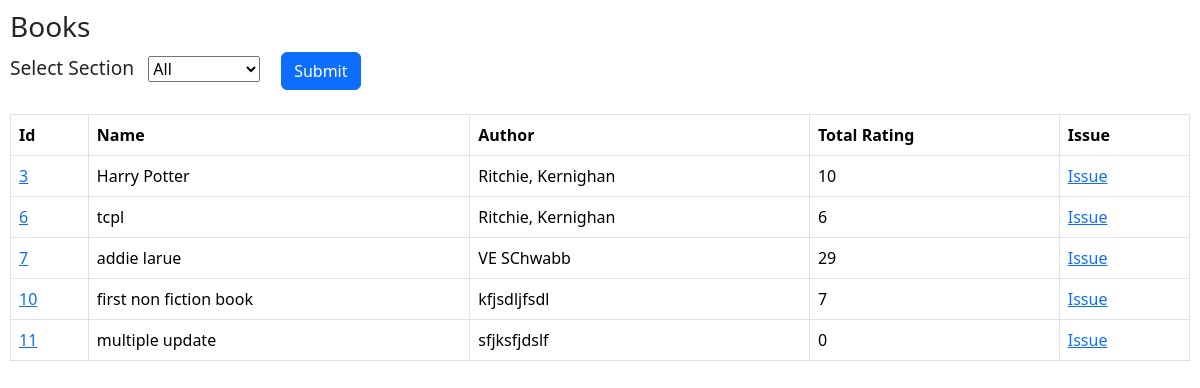
The app's page /library (signed in) with its own data.
### library/models.py (models this page shows, shortened)
class Book(db.Model):
    __tablename__ = "BOOK"
    id = db.Column(db.Integer, primary_key=True, autoincrement=True)
    name = db.Column(db.String(100), nullable=False)
    author = db.Column(db.String(100), nullable=False)
    content = db.Column(db.Text, nullable=False)
    section_id = db.Column(db.Integer, db.ForeignKey('SECTION.id'), nullable=False)
    issues = db.Relationship('Issue', backref="book_issues", cascade="all, delete")

### library/routes.py (the view, shortened to what this page needs)
@app.route("/library", methods=["GET", "POST"])
def library():
    if session.get("username") is None:
        return render_template("no_login.html")
    all_books = models.Book.query.filter().all()
    if request.method == "GET":
        non_issued_books = []
        for b in all_books:
            if not get_book_status(b):
                non_issued_books.append(b)
        grouped_books = group_books(non_issued_books)
        modified_group_books = []
        for gb in grouped_books:
            modified_group_books.append(modify_the_book(gb))
        sections = models.Section.query.filter().all()
        data = {
            "books": modified_group_books,
            "sections": sections,
            "current_section_name": "all",
        }
        return render_template("library.html", data=data)

### library/routes.py (called while the page is built)
def modify_the_book(book):
    s = models.Section.query.get(book.section_id)
    modified_book = {
        "id": book.id,
        "name": book.name,
        "author": book.author,
        "section_name": s.name,
        "content": book.content,
        "total_rating": calculate_book_rating(book.id)
    }
    return modified_book

def get_book_status(b):
    issue_record = models.Issue.query.filter(
        models.Issue.book_id == b.id).all()
    for ir in issue_record:
        if ir.active_status:
            return True
    return False

def group_books(books):
    grouped_books = []
    for b in books:
        isbn = f'{b.name}{b.author}'
        check = False
        for gb in grouped_books:
            gb_isbn = f'{gb.name}{gb.author}'
            if gb_isbn == isbn:
                check = True
                break
        if not check:
            grouped_books.append(b)
    return grouped_books

def calculate_book_rating(b_id):
    b = models.Book.query.get(b_id)
    book_copies = models.Book.query.filter(
        models.Book.name == b.name, models.Book.author == b.author).all()
    total_rating = 0
    for bc in book_copies:
        issue_records = models.Issue.query.filter(
            models.Issue.book_id == bc.id, models.Issue.rating > 1).all()
        for ir in issue_records:
            total_rating += ir.rating
    return total_rating

### library/templates/library.html (shortened to what this page needs)
<!DOCTYPE html>
<html lang="en">
  <head>
    <link
      href="https://cdn.jsdelivr.net/npm/bootstrap@5.3.3/dist/css/bootstrap.min.css"
      rel="stylesheet"
    />
  </head>
  <body>
    <h3>Books</h3>
    <form action="/library" method="POST">
      <label for="section_name" class="label_text">Select Section&nbsp;&nbsp;</label>
      <select name="section_name" id="section_name">
        {% if data["current_section_name"] == "all" %}
        <option value="all" selected>All</option>
        {% else %}
        <option value="all">All</option>
        {% endif %}
      </select>
      <button class="btn btn-primary">Submit</button>
    </form>
    <br />
    {% if data["books"] | length == 0 %}
    <h2>We are sorry, currently no books available for this section</h2>
    {% else %}
    <table class="table table-bordered table-hover">
      <tr>
        <th>Id</th>
        <th>Name</th>
        <th>Author</th>
        <th>Total Rating</th>
        <th>Issue</th>
      </tr>
      {% for i in data["books"] %}
      <tr>
        <td><a href="/book/{{ i.id }}">{{ i.id }}</a></td>
        <td>{{ i.name }}</td>
        <td>{{ i.author }}</td>
        <td>{{ i.total_rating }}</td>
        <td>
          <a href="/book/issue/{{ i.id }}">
            Issue
          </a>
        </td>
      </tr>
      {% endfor %}
    </table>
    {% endif %}
  </body>
</html>

### library/templates/library.html (style rules this page uses)
body { padding: 10px; }
.label_text { font-size: larger; }

### records on screen
Book: name "Harry Potter", author "Ritchie, Kernighan"
Book: name "tcpl", author "Ritchie, Kernighan"
Book: name "addie larue", author "VE SChwabb"
Book: name "first non fiction book", author "kfjsdljfsdl"
Book: name "multiple update", author "sfjksfjdslf"

### other values on screen
{{ i.id }} "3" "6" "7" "10" "11"
{{ i.total_rating }} "10" "6" "29" "7" "0"
